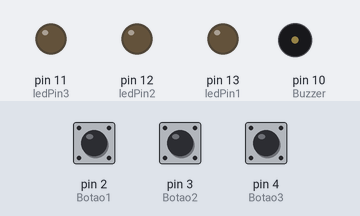
A sketch run on a simulated Arduino Uno, built with avr-gcc and run on an emulated ATmega328P. Shown: output pins drawn as LEDs (lit = HIGH), buzzer (waves = sounding). The inputs (shaded band) are chosen by the test bench; at power-on: pin 2 (Botao1) LOW, pin 3 (Botao2) LOW, pin 4 (Botao3) LOW.

Above: at 1.2 s.
1.3 s: pin 2 (Botao1) pulled HIGH for 0.15 s
At 1.5 s:
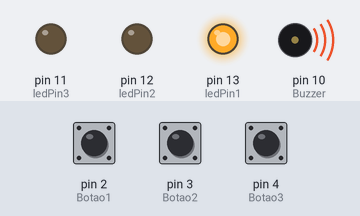
4.4 s: pin 3 (Botao2) pulled HIGH for 1 s
At 5.15 s:
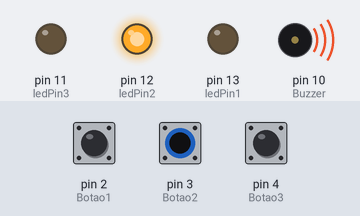
7.4 s: pin 4 (Botao3) pulled HIGH for 1 s
At 7.6 s:
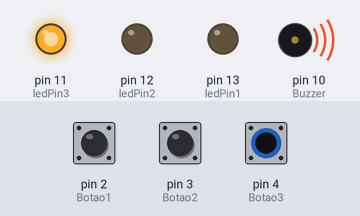
10.4 s: pin 4 (Botao3) pulled HIGH for 3.2 s
At 14.7 s:
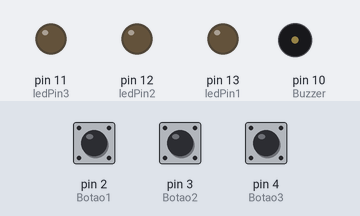
15.1 s: pin 2 (Botao1) pulled HIGH for 1 s
At 15.3 s:
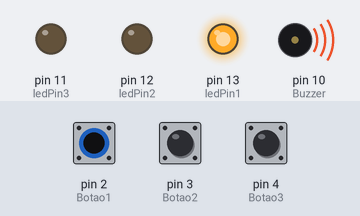
18.1 s: pin 2 (Botao1) pulled HIGH for 3.2 s
At 21.8 s:
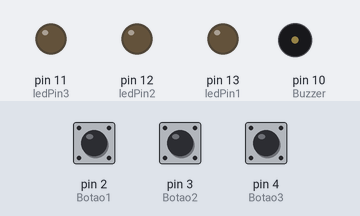
Timing chart, 0 to 23.3 s (numbered marks = the images above; inputs shaded):
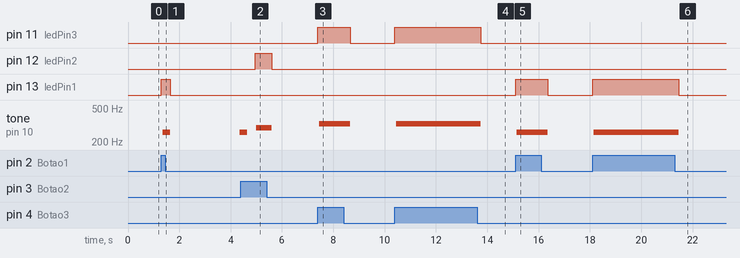

Measured:
- after the input at 1.3 s, pin 13 (ledPin1): LOW → HIGH at once, → LOW 0.35 s later; tone on pin 10 (Buzzer): silent → 261 Hz after 0.05 s, → silent 0.30 s later, → 261 Hz 2.7 s later
- after the input at 4.4 s, pin 12 (ledPin2): LOW → HIGH after 0.55 s, → LOW 0.65 s later
- after the input at 7.4 s, pin 11 (ledPin3): LOW → HIGH at once, → LOW 1.3 s later
- after the input at 10.4 s, pin 11 (ledPin3): LOW → HIGH at once, → LOW 3.4 s later
- after the input at 15.1 s, pin 13 (ledPin1): LOW → HIGH at once, → LOW 1.3 s later
- after the input at 18.1 s, pin 13 (ledPin1): LOW → HIGH at once, → LOW 3.4 s later

The sketch:

a3-code.ino
```cpp
const int ledPin1 = 13;
const int ledPin2 = 12;
const int ledPin3 = 11;
const int Botao1 = 2;
const int Botao2 = 3;
const int Botao3 = 4;
const int Buzzer = 10;
int EstadoBotao1 = 0;
int EstadoBotao2 = 0;
int EstadoBotao3 = 0;
int Tom = 0;
int rec[5] = {0,0,0,0,0};
int cont = 0;
int lastButtonState[3] = {0,0,0};
long lastButtonPress = 0;

void setup(){
  pinMode(Buzzer,OUTPUT);
  pinMode(ledPin1,OUTPUT);
  pinMode(Botao1, INPUT);
  pinMode(ledPin2,OUTPUT);
  pinMode(Botao2, INPUT);
  pinMode(ledPin3,OUTPUT);
  pinMode(Botao3, INPUT);
  Serial.begin(9800);
}

void loop(){
  EstadoBotao1 = digitalRead(Botao1);
  EstadoBotao2 = digitalRead(Botao2);
  EstadoBotao3 = digitalRead(Botao3);

  if(EstadoBotao1 && !EstadoBotao2 && !EstadoBotao3){
    Tom = 261.63;
    digitalWrite(ledPin1,HIGH);
  }
  if(EstadoBotao2 && !EstadoBotao1 && !EstadoBotao3){
    Tom = 293.66;
    digitalWrite(ledPin2,HIGH);
  }
  if(EstadoBotao3 && !EstadoBotao2 && !EstadoBotao1){
    Tom = 329.63;
    digitalWrite(ledPin3,HIGH);
  }

  if (EstadoBotao1 != lastButtonState[0]){
    if (EstadoBotao1 == HIGH){
      rec[cont] = Tom;
      cont++;
    }
    delay(50);
  }
  lastButtonState[0] = EstadoBotao1;
  if (EstadoBotao2 != lastButtonState[1]){
    if (EstadoBotao2 == HIGH){
      rec[cont] = Tom;
      cont++;
    }
    delay(50);
  }
  lastButtonState[1] = EstadoBotao2;
  if (EstadoBotao3 != lastButtonState[2]){
    if (EstadoBotao3 == HIGH){
      rec[cont] = Tom;
      cont++;
    }
    delay(50);
  }
  lastButtonState[2] = EstadoBotao3;

  if ((EstadoBotao1 != LOW) || (EstadoBotao2 != LOW) || (EstadoBotao3 != LOW)){
    lastButtonPress = millis();
  }
  if(Tom > 0){
    tone(Buzzer,Tom);
    delay(300);
    noTone(Buzzer);
    Tom = 0;
    digitalWrite(ledPin1,LOW);
    digitalWrite(ledPin2,LOW);
    digitalWrite(ledPin3,LOW);
  }
  if (cont > 0 && (millis() - lastButtonPress) > 3000){
    tone(Buzzer,rec[0]);
    delay(300);
    noTone(Buzzer);
    delay(300);
    rec[0] = 0;
    if (rec[1] != 0){
      tone(Buzzer,rec[1]);
      delay(300);
      noTone(Buzzer);
      delay(300);
      rec[1] = 0;
    }
    if (rec[2] != 0){
      tone(Buzzer,rec[2]);
      delay(300);
      noTone(Buzzer);
      delay(300);
      rec[2] = 0;
    }
    if (rec[3] != 0){
      tone(Buzzer,rec[3]);
      delay(300);
      noTone(Buzzer);
      delay(300);
      rec[3] = 0;
    }
    if (rec[4] != 0){
      tone(Buzzer,rec[4]);
      delay(300);
      noTone(Buzzer);
      delay(300);
      rec[4] = 0;
    }
    cont = 0;
  }
}
```
